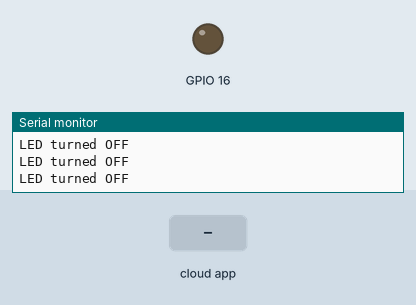
Recording of a sketch running on a simulated ESP8266 (NodeMCU). On the bench: output pins drawn as LEDs (lit = HIGH), the last lines printed to the serial monitor. The test bench sets the inputs (shaded band). WiFi joins after 1.5 s; servers stay silent unless stated; the Firebase database answers and starts empty.

Above: at 3.3 s.
3.4 s: the phone or cloud app sets IOT_LED to 1
At 3.9 s:
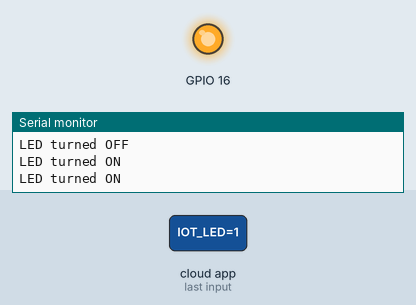
5.0 s: the phone or cloud app sets IOT_LED to 0
At 6.3 s:
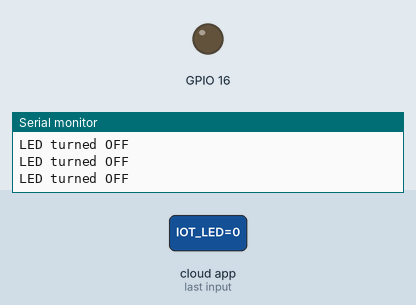
Timing chart, 0 to 8.0 s (numbered marks = the images above; inputs shaded):
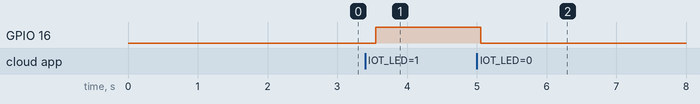

Measured:
- after the input at 3.4 s, GPIO 16: LOW → HIGH after 0.15 s
- after the input at 5.0 s, GPIO 16: HIGH → LOW after 0.06 s

The sketch:

IOT_PROJECT1.ino
```cpp
#include<ESP8266WiFi.h>
#include<FirebaseArduino.h>

#define WIFI_SSID "DIE"
#define WIFI_PASS "4EDBC567"
#define FIREBASE_HOST "iot-project1-93a34.firebaseio.com"
#define FIREBASE_AUTH "BOlUFCQjK6LpQ5fKD7LmI5H1x4K2Ki3CcLTxXNco"

int led = 0;

void setup() {
  Serial.begin(9600);
  pinMode(16, OUTPUT);
  WiFi.begin(WIFI_SSID,WIFI_PASS);
  Serial.print("\nConnecting");
  while(WiFi.status()!=WL_CONNECTED){
    delay(500);
    Serial.print(".");
  }
  Serial.print("\nConnected");
  Serial.print("IP Address : ");
  Serial.print(WiFi.localIP());

  Firebase.begin(FIREBASE_HOST,FIREBASE_AUTH);
  Firebase.setInt("IOT_LED",0);
  delay(500);
}

void loop() {
  if(Firebase.failed()){
    Serial.print("\nConnection Lost!");
    Serial.print(Firebase.error());
    Serial.print("\nConnecting...");
    Firebase.begin(FIREBASE_HOST,FIREBASE_AUTH);
    return;
  }

  led = Firebase.getInt("IOT_LED");
  if(led == 0){
    digitalWrite(16,0);
    Serial.print("\nLED turned OFF");
  }
  else if(led == 1){
    digitalWrite(16,1);
    Serial.print("\nLED turned ON");
  }
  delay(100);
}
```
